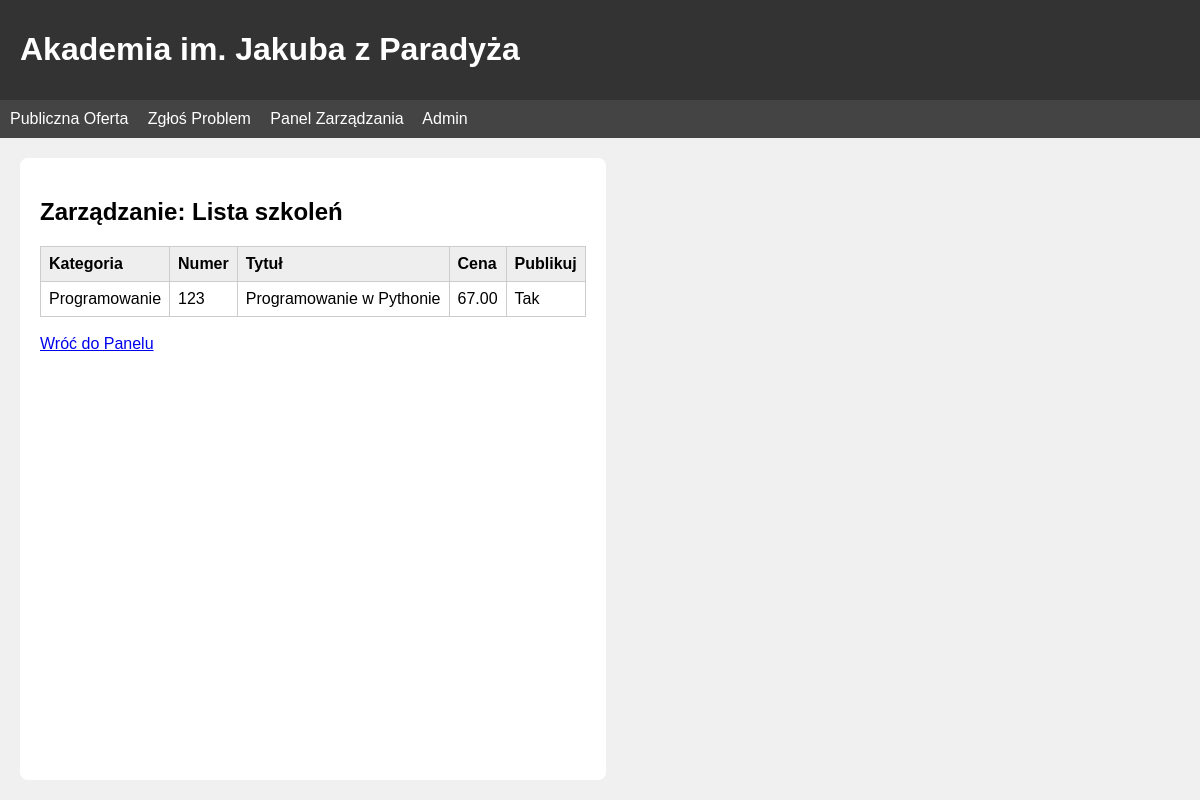
Screenshot of /offer-mng/course-lst/ (signed in) with the database file from the repository.
### offer/models.py (models this page shows, shortened)
class Course(models.Model):
    category = models.ForeignKey(Category, on_delete=models.CASCADE, verbose_name="Kategoria")
    order = models.IntegerField(default=0, verbose_name="Kolejność")
    number = models.CharField(max_length=50, verbose_name="Numer")
    title = models.CharField(max_length=255, verbose_name="Tytuł")
    description = models.TextField(verbose_name="Opis")
    price = models.DecimalField(max_digits=10, decimal_places=2, verbose_name="Cena")
    hours = models.IntegerField(verbose_name="Liczba godzin")
    is_published = models.BooleanField(default=True, verbose_name="Publikuj")

class Category(models.Model):
    parent = models.ForeignKey('self', on_delete=models.SET_NULL, null=True, blank=True, related_name='subcategories', verbose_name="Kategoria nadrzędna")
    name = models.CharField(max_length=255, verbose_name="Nazwa")
    is_published = models.BooleanField(default=True, verbose_name="Publikuj")
    order = models.IntegerField(default=0, verbose_name="Kolejność")

### offer_mng/views.py (the view)
# urls.py: path('course-lst/', views.course_lst, name='course_lst'),
@login_required
def course_lst(request):
    courses = Course.objects.all()
    return render(request, 'offer_mng/course_lst.html', {'courses': courses})

### offer_mng/templates/offer_mng/course_lst.html (shortened to what this page needs)
{% extends 'base.html' %}
{% block content %}
    <h2>Zarządzanie: Lista szkoleń</h2>
    <table>
        <tr>
            <th>Kategoria</th>
            <th>Numer</th>
            <th>Tytuł</th>
            <th>Cena</th>
            <th>Publikuj</th>
        </tr>
        {% for course in courses %}
        <tr>
            <td>{{ course.category.name }}</td>
            <td>{{ course.number }}</td>
            <td>{{ course.title }}</td>
            <td>{{ course.price }}</td>
            <td>{% if course.is_published %}Tak{% else %}Nie{% endif %}</td>
        </tr>
        {% endfor %}
    </table>
    <br><a href="{% url 'panel_main' %}">Wróć do Panelu</a>
{% endblock %}

### static/css/style.css (style rules this page uses)
body { font-family: sans-serif; margin: 0; background: #f0f0f0; display: flex; flex-direction: column; height: 100vh; }
table { width: 100%; border-collapse: collapse; margin-top: 20px; }
th, td { border: 1px solid #ccc; padding: 8px; text-align: left; }
th { background: #eee; }

### templates/base.html (style rules this page uses)
table { width: 100%; border-collapse: collapse; margin-top: 20px; }
th, td { border: 1px solid #ccc; padding: 8px; text-align: left; }
th { background: #eee; }

### rows the page displays
Course: category.name "Programowanie", number "123", title "Programowanie w Pythonie", price "67.00", is_published "Tak"
